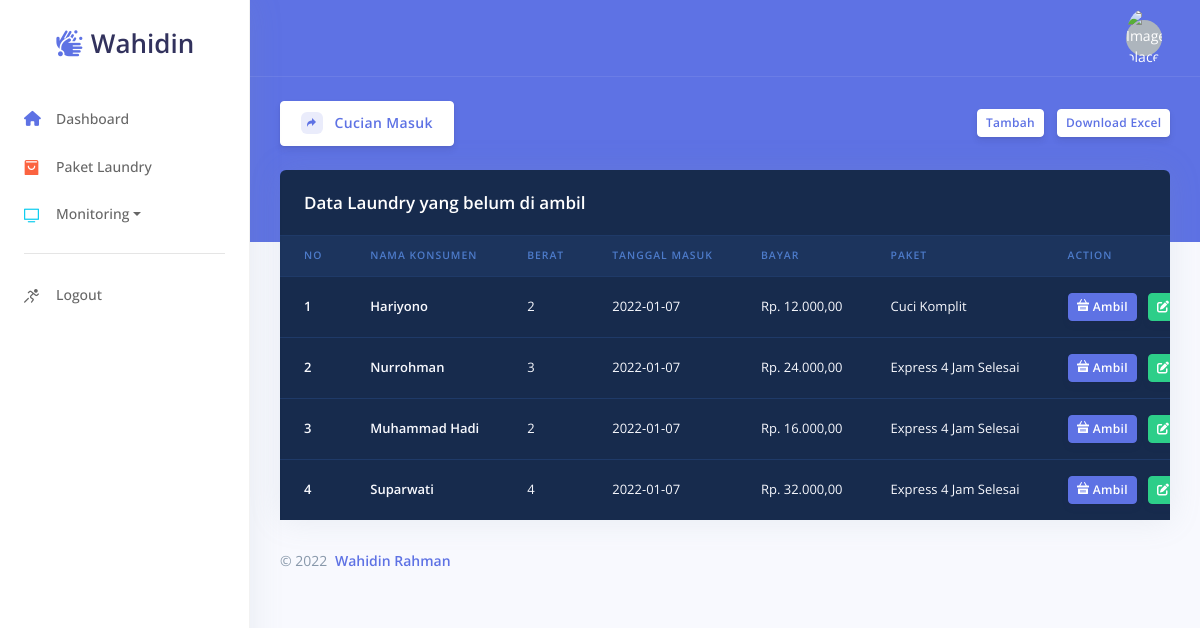
The page /index.php/admin/cucian_masuk on the database its author committed.
### tables this page shows
CREATE TABLE `laundry` (
  `id_laundry` int(11) NOT NULL,
  `nama_konsumen` varchar(45) DEFAULT NULL,
  `berat` int(11) DEFAULT NULL,
  `status` enum('masuk','keluar') DEFAULT NULL,
  `bayar` int(11) DEFAULT NULL,
  `tgl_masuk` date DEFAULT NULL,
  `tgl_keluar` date DEFAULT NULL,
  `paket_id_paket` int(11) DEFAULT NULL
);

CREATE TABLE `paket` (
  `id_paket` int(11) NOT NULL,
  `nama_paket` varchar(45) NOT NULL,
  `harga` int(11) NOT NULL
);

### application/controllers/Admin.php (called while the page is built, shortened)
<?php
class Admin extends CI_Controller {
    public function __construct()
    {
        $this->load->model('M_user');
        $this->load->model('M_laundry');
    }
    public function cucian_masuk()
    {
        $data['title'] = 'Cucian Masuk';
        $data['user'] = $this->M_user->get_where(['username' => $this->session->userdata('username')], 'user')->row_array();
        $data['laundry'] = $this->M_laundry->getCucianMasuk()->result();
        $this->load->view('tamplate/sidebar', $data);
        $this->load->view('tamplate/navbar', $data);
        $this->load->view('admin/cucian_masuk', $data);
        $this->load->view('tamplate/footer');
    }
}

### index.php (called while the page is built, shortened)
<?php
require_once BASEPATH.'core/CodeIgniter.php';

### application/models/M_laundry.php (called while the page is built, shortened)
<?php
class M_laundry extends CI_Model {
    public function getCucianMasuk()
    {
        $query = "SELECT laundry.id_laundry, laundry.nama_konsumen, laundry.berat, laundry.status, laundry.bayar, laundry.tgl_masuk, paket.nama_paket FROM `laundry` INNER JOIN paket on laundry.paket_id_paket = paket.id_paket WHERE `status` = 'masuk'";
        return $this->db->query($query);
    }
}

### application/views/admin/cucian_masuk.php (the view, shortened to what this page needs)
<div class="header bg-primary pb-6">
  <div class="container-fluid">
    <div class="header-body">
      <div class="row align-items-center py-4">
        <div class="col-lg-6 col-7">
          <button type="button" class="btn btn-neutral">
            <span class="badge badge-primary"><i class="ni ni-curved-next text-primary"></i></span>
            <span class="text-primary"><?= $title;?></span>
          </button>
        </div>
        <div class="col-lg-6 col-5 text-right">
          <a href="<?= base_url('admin/tambahCucianMasuk'); ?>" class="btn btn-sm btn-neutral">Tambah</a>
          <a href="<?= base_url('admin/masukExcel'); ?>" class="btn btn-sm btn-neutral">Download Excel</a>
        </div>
      </div>
    </div>
  </div>
</div>
<div class="container-fluid mt--6">
  <div class="row">
    <div class="col">
      <div class="card bg-default shadow">
        <div class="card-header bg-transparent border-0">
            <h3 class="mb-0 text-white">Data Laundry yang belum di ambil</h3>
        </div>
        <div class="table-responsive">
        <table class="table align-items-center table-dark table-flush">
            <thead class="thead-dark">
              <tr>
                <th scope="col">No</th>
                <th scope="col">Nama Konsumen</th>
                <th scope="col">Berat</th>
                <th scope="col">Tanggal Masuk</th>
                <th scope="col">Bayar</th>
                <th scope="col">Paket</th>
                <th scope="col">Action</th>
              </tr>
            </thead>
            <tbody class="list">
                <?php
                $no=1;
                function rupiah($angka)
                {
                    $hasil = "Rp. ". number_format($angka,2,',','.');
                    return $hasil;
                }
                foreach($laundry as $l) :?>
              <tr>
                <th scope="row"><?= $no++; ?></th>
                <th scope="row"><?= $l->nama_konsumen;?></th>
                <td><?= $l->berat; ?></td>
                <td><?= $l->tgl_masuk; ?></td>
                <td><?= rupiah($l->bayar); ?></td>
                <td><?= $l->nama_paket; ?></td>
                <td>
                    <a href="<?= base_url('admin/ambilCucian/') .$l->id_laundry;?>" class="btn btn-primary btn-sm"><i class="ni ni-basket"></i> Ambil</a>
                    <a href="<?= base_url('admin/editCucianMasuk/') .$l->id_laundry;?>" class="btn btn-success btn-sm"><i class="fas fa-edit"></i> Edit</a>
                </td>
              </tr>
              <?php endforeach ?>
            </tbody>
          </table>
        </div>
      </div>
    </div>
  </div>

### rows shown on the page
laundry: nama_konsumen "Hariyono", berat "2", tgl_masuk "2022-01-07", bayar "Rp. 12.000,00", paket_id_paket.nama_paket "Cuci Komplit"
laundry: nama_konsumen "Nurrohman", berat "3", tgl_masuk "2022-01-07", bayar "Rp. 24.000,00", paket_id_paket.nama_paket "Express 4 Jam Selesai"
laundry: nama_konsumen "Muhammad Hadi", berat "2", tgl_masuk "2022-01-07", bayar "Rp. 16.000,00", paket_id_paket.nama_paket "Express 4 Jam Selesai"
laundry: nama_konsumen "Suparwati", berat "4", tgl_masuk "2022-01-07", bayar "Rp. 32.000,00", paket_id_paket.nama_paket "Express 4 Jam Selesai"

### other values the page prints
$title "Cucian Masuk"
